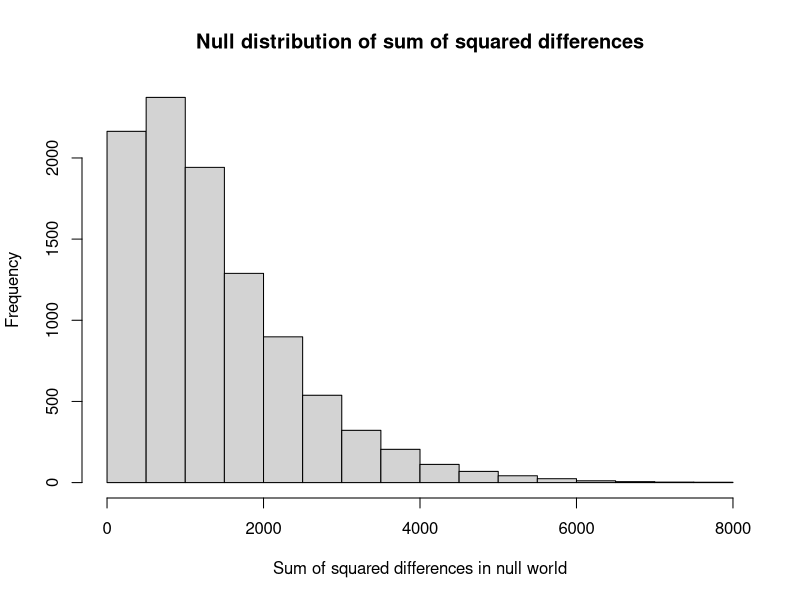

Here is the R script that generated this plot:
## ---- chunk 1
# Load data file.
rations_df <- read.csv('data/pig_rations.csv')
# Show the first six rows.
head(rations_df)
## ---- chunk 2
# Get vectors for each ration.
# A
a_rows <- subset(rations_df, rations_df$ration == 'A')
a_weights <- a_rows$weight_gain
# B
b_rows <- subset(rations_df, rations_df$ration == 'B')
b_weights <- b_rows$weight_gain
# C
c_rows <- subset(rations_df, rations_df$ration == 'C')
c_weights <- c_rows$weight_gain
# D
d_rows <- subset(rations_df, rations_df$ration == 'D')
d_weights <- d_rows$weight_gain
# Concatenate into one long vector.
all_weights <- c(a_weights, b_weights, c_weights, d_weights)
# Show the concatenated vector.
all_weights
## ---- chunk 3
n_trials <- 10000

# An vector to store the result of each trial.
results <- numeric(n_trials)

# Do 10000 trials
for (i in 1:n_trials) {
    # Shuffle all the weight gains.
    shuffled <- sample(all_weights)
    # Split into 4 now random samples.
    fake_a <- shuffled[1:12]
    fake_b <- shuffled[13:24]
    fake_c <- shuffled[25:36]
    fake_d <- shuffled[37:48]
    # Sum the weight gains for the 4 resamples.
    sum_a <- sum(fake_a)
    sum_b <- sum(fake_b)
    sum_c <- sum(fake_c)
    sum_d <- sum(fake_d)
    # Find the differences between all the possible pairs of resamples.
    a_b <- sum_a - sum_b
    a_c <- sum_a - sum_c
    a_d <- sum_a - sum_d
    b_c <- sum_b - sum_c
    b_d <- sum_b - sum_d
    c_d <- sum_c - sum_d
    # Put the differences into an vector.
    fake_diffs <- c(a_b, a_c, a_d, b_c, b_d, c_d)
    # Square them to give six squared differences.
    sq_fake_diffs <- fake_diffs ** 2
    # Sum the squares.
    sum_sq_fake_diffs <- sum(sq_fake_diffs)
    # Keep track of the total for each trial.
    results[i] <- sum_sq_fake_diffs
    # End one trial, go back and repeat until 10000 trials are complete.
}

# Produce a histogram of the trial results.
hist(results, breaks=25,
    main='Null distribution of sum of squared differences',
    xlab='Sum of squared differences in null world')

# Find out how many trials produced differences among groups as great as
# or greater than those observed.
k <- sum(results >= 5299)
# Convert to a proportion.
kk <- k / n_trials
# Print the result.
message('Number of sum of squared differences >= 5299: ', kk)
